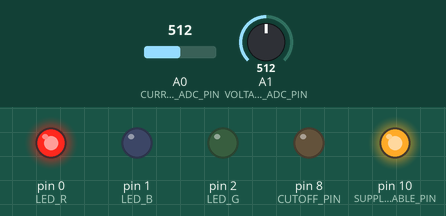
This sketch was run on a simulated Arduino Mega 2560, built with avr-gcc and run on an emulated ATmega2560. Parts: output pins drawn as LEDs (lit = HIGH). Dashed ring = blinking. Inputs (shaded band) come from the test bench; at power-on: A1 (VOLTAGE_ADC_PIN) = 512, A0 (CURRENT_ADC_PIN) = 512.

Above: at 0.2 s.
At 2.3 s:
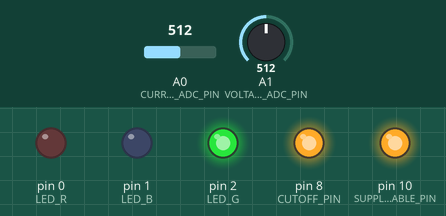
2.4 s: A1 (VOLTAGE_ADC_PIN) set to 482
3.9 s: A1 (VOLTAGE_ADC_PIN) set to 453
At 5.4 s:
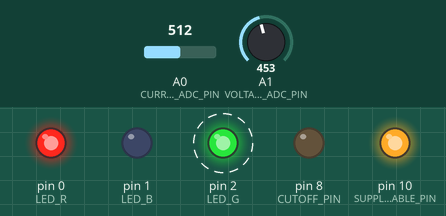
Timing chart, 0 to 12.9 s (numbered marks = the images above; inputs shaded):
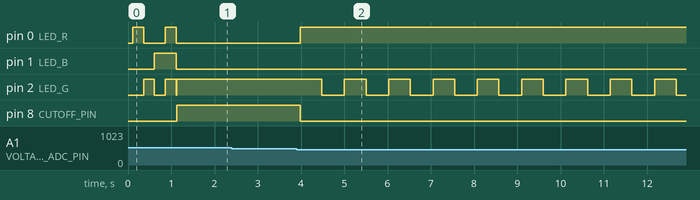

Measured:
- the behaviour switches between 471 and 470 on A1 (VOLTAGE_ADC_PIN) (found by bisection; images 1 and 2)
- after the input at 2.4 s, every drawn part: stays the same
- after the input at 3.9 s, pin 0 (LED_R): LOW → HIGH after 0.08 s; pin 2 (LED_G): alternates HIGH for 0.50 s and LOW for 0.52 s, starting after 0.58 s; pin 8 (CUTOFF_PIN): HIGH → LOW after 0.08 s

The sketch:

Power_Monitoring_Code.ino
```cpp
// (licence header left out)
#include <SoftwareSerial.h>

SoftwareSerial debug(21, 22); //Rx, Tx
#define DEBUG_BAUD 9600
/**** Fault Conditions ****/
#define OVERCURRENT_LIMIT 9.0

#define OVERVOLTAGE_LIMIT 14
#define UNDERVOLTAGE_LIMIT 10
/**** End Fault Conditions ****/

/**** LED Pins ****/
#define LED_R 0
#define LED_G 2
#define LED_B 1
/**** End LED Pins ****/

/**** Cutoff Relay Variables ****/
#define CUTOFF_PIN 8
//Pin state when circuit is open
#define CUTOFF_ENABLE LOW
//Pin state when circuit is closed
#define CUTOFF_DISABLE HIGH
//Current state of the cutoff
bool powerState = false;
/**** End Cutoff Relay Variables ****/

/**** Current Sensing Variables ****/

//TODO: Implement switching of 3.3v power supply after start.
//Controls whether the 3.3v regulator is enabled only when needed.
//This could reduce power usage, but could introduce additional wait times and possible voltage instability.
//#define SUPPLY_3V3_CONTROL
#undef SUPPLY_3V3_CONTROL

//Pin to control 3.3V regulator
#define SUPPLY_3V3_ENABLE_PIN 10
//Control states for 3.3V regulator
#define SUPPLY_3V3_ON HIGH
#define SUPPLY_3V3_OFF LOW

//Pin for current analog input
#define CURRENT_ADC_PIN A0

//Offset, in ADC steps, of the current sensor. Typical is 1.6V,~327 steps
int current_offset = 0;

//Filter strength of the LPF used on the raw current data
#define CURRENT_FILTER_STRENGTH 0.05

//Sensor output voltage is proportional to current
//This is the voltage change per amp of power, in millivolts
#define CURRENT_MV_PER_AMP -132
//ADC steps to volts
#define CURRENT_ADC_TO_VOLTS 5.0 / 1024.0
//ADC steps to amps
#define CURRENT_ADC_TO_AMPS CURRENT_ADC_TO_VOLTS * CURRENT_MV_PER_AMP / 1000.0
/**** End Current Sensing Variables ****/

/**** Voltage Sensing Variables ****/
//Pin for voltage analog input
#define VOLTAGE_ADC_PIN A1
//Voltage range of ADC. Voltage corresponding to a 1023 ADC reading
#define VOLTAGE_ADC_RANGE 22.857

#define VOLTAGE_FILTER_STRENGTH 0.05
/**** End Voltage Sensing Variables ****/

/**** Fault Control ****/
//Max time to stay in fault condition before disconnecting load, in ms.
#define FAULT_TIME_THRESHOLD 50

//Threshold values for voltage and current, in volts and amps respectively.
//Staying above these values for more than the time threshold will cause the load to be disconnected.
#define FAULT_MAX_CURRENT 1 //Max current
#define FAULT_MAX_VOLTAGE 15 //Fully charged voltage is ~12.3v
#define FAULT_MIN_VOLTAGE 10.5 //3.5V / cell with a 3s LiPo

//Millis time that last fault started
long fault_start_time = 0;

//Time to wait before attempting to clear soft trip, in ms
#define FAULT_SOFT_TRIP_COOLDOWN 1000

//Millis time for entering soft cooldown
long fault_cooldown_time = 0;

//Current state of the fault system
#define FAULT_CLEAR 0
#define FAULT_TIME 1
#define FAULT_SOFT_TRIP 2
#define FAULT_HARD_TRIP 3
byte fault_state = FAULT_SOFT_TRIP;


void setup() {
  debug.begin(DEBUG_BAUD);
  debug.println("&Start;");
  initCurrent();
  initVoltage();
  initLED();
  initPower();
}

bool manualControl = false;

void loop() {
  //Poll current and voltage so the filters are kept fresh
  getVoltage();
  getCurrent();

  //Process serial interface
  if(debug.available() > 0){
    if(manualControl){
      processManualControl();
    }else{
      if(debug.read() == 'm'){
        manualControl = true;
        debug.println("&Entering manual control;");
      }
    }
  }

  //If in hard trip state, which can only be cleared by reset
  if (fault_state == FAULT_HARD_TRIP) {
    //Blink error message
    showLED(1, 1, 0);
    delay(500);
    showLED(1, 0, 0);
    delay(500);
    debug.println("&Reset to clear trip;");
    return; //Don't continue to loop, there's nothing to do
  }
  bool currentTrip = getCurrent() > FAULT_MAX_CURRENT;
  bool overVoltageTrip = getVoltage() > FAULT_MAX_VOLTAGE;
  bool underVoltageTrip = getVoltage() < FAULT_MIN_VOLTAGE;

  //If any of the indicators is tripped
  if (currentTrip || overVoltageTrip || underVoltageTrip) {
    if (fault_state == FAULT_CLEAR) {
      //If no existing fault, enter the pre-fault stage
      fault_state = FAULT_TIME;
      fault_start_time = millis();
    } else if (fault_state == FAULT_TIME && millis() > fault_start_time + FAULT_TIME_THRESHOLD) {
      //If in pre-fault, shut off load and go to error state.
      //Choose which trip state to go to.
      if (underVoltageTrip) {
        debug.println("&Entering hard trip;");
        //Load will stay permanently off, till hard reset.
        fault_state = FAULT_HARD_TRIP;
      } else { //It's over voltage or over current.
        //Try checking the load later.
        debug.println("&Entering soft trip;");
        fault_state = FAULT_SOFT_TRIP;
        showLED(0, 0, 1);
        fault_cooldown_time = millis();
      }
      disconnectPower();
    }
  } else { //No faults.
    if (fault_state == FAULT_TIME || (fault_state == FAULT_SOFT_TRIP && millis() > fault_cooldown_time + FAULT_SOFT_TRIP_COOLDOWN)) {
      debug.println("&\t\t Clear trip;");
      fault_state = FAULT_CLEAR;
      connectPower();
    }
    if (fault_state == FAULT_CLEAR) {
      //Show green LED
      showLED(0, 1, 0);
    }
  }
}

void processManualControl(){
  char cmd = debug.read();
  if(cmd == 'x'){
    manualControl = false;
    debug.println("&Exit manual;");
  }else if(cmd == 'r'){
    fault_state = FAULT_CLEAR;
  }else if(cmd == 'd'){
    printDebug();
  }else if(cmd == 'o'){
    connectPower();
    debug.println("&Load on;");
  }else if(cmd == 'l'){
    disconnectPower();
    debug.println("&Load off;");
  }
}

void printDebug() {
  float i = getCurrent();
  float v = getVoltage();
  debug.print("$");
  debug.print(powerState);
  debug.print(" ");
  debug.print(i);
  debug.print(" ");
  debug.print(v);
  debug.print(" ");
  printFaultState();
  debug.println(";");
}
/**
 * Convert the fault state to a human readable string and send it to the debug port.
 */
void printFaultState(){
  switch(fault_state){
    case FAULT_CLEAR:
      debug.print("c");
      break;
    case FAULT_TIME:
      debug.print("t");
      break;
    case FAULT_SOFT_TRIP:
      debug.print("s");
      break;
    case FAULT_HARD_TRIP:
      debug.print("h");
      break;
    default:
      debug.print("u");
      break;
  }
}


/**
   Initializes cutoff relay pin and leaves the relay in an open state.
*/
void initPower() {
  pinMode(CUTOFF_PIN, OUTPUT);
  digitalWrite(CUTOFF_PIN, CUTOFF_ENABLE);
}


/**
 * Control of the power cutoff
 */

void connectPower() {
  if (!powerState) {
    digitalWrite(CUTOFF_PIN, CUTOFF_DISABLE);
    powerState = true;
  }
}

void disconnectPower() {
  if (powerState) {
    digitalWrite(CUTOFF_PIN, CUTOFF_ENABLE);
    powerState = false;
  }
}
/**
   Initializes current sensor.
   First, it enables the 3.3V regulator, then it
   sets sense pin to output and calibrates offset.
*/
void initCurrent() {
  //Turn on the 3.3v regulator
  pinMode(SUPPLY_3V3_ENABLE_PIN, OUTPUT);
  digitalWrite(SUPPLY_3V3_ENABLE_PIN, SUPPLY_3V3_ON);
  //Give it 50ms to stablilize
  delay(50);
  //Setup the ADC pin
  pinMode(CURRENT_ADC_PIN, INPUT);
  int offset_calibration = 0;
  //Collect 5 ADC samples
  for (int i = 0; i < 5; i++) {
    offset_calibration += analogRead(CURRENT_ADC_PIN);
    //debug.println(analogRead(CURRENT_ADC_PIN));
    delay(5);
  }
  //Average them and save the value
  current_offset = offset_calibration / 5;
  debug.print("&Current offset: ");
  debug.print(current_offset);
  debug.println(";");
}

/**
   Reads the ADC and returns the current measurement in Amps.
*/
float getCurrent() {
  //Get the raw ADC sample
  int sample = analogRead(CURRENT_ADC_PIN);
  //Filter it
  sample = currentFilter(sample);
  //Convert and return
  //Convert sample to voltage
  float current = sample / 1024.0 * 5.0;
  //Remove offset
  current = current - 1.65;
  //Divide by mv/Amp, to get amps.
  current = current / -0.132;
  return current;
}

float current_running_filter = 0;
int currentFilter(int sample) {
  if (current_running_filter == 0) {
    current_running_filter = sample;
  } else {
    current_running_filter += CURRENT_FILTER_STRENGTH * (sample - current_running_filter);
  }
  return (int) current_running_filter;
}

/**
   Initializes the voltage sensor pin
*/
void initVoltage() {
  analogReference(DEFAULT);
  pinMode(VOLTAGE_ADC_PIN, INPUT);
}

/**
   Reads the ADC and returns the voltage measurement in Volts.
*/
float getVoltage() {
  int sample = analogRead(VOLTAGE_ADC_PIN);
  sample = voltageFilter(sample);
  return (float) sample / 1024.0 * VOLTAGE_ADC_RANGE;
}

float voltage_running_filter = 0;
int voltageFilter(int sample) {
  if (voltage_running_filter == 0) {
    voltage_running_filter = sample;
  } else {
    voltage_running_filter += VOLTAGE_FILTER_STRENGTH * (sample - voltage_running_filter);
  }
  return (int) voltage_running_filter;
}
/**
   Initializes the LED pins and blinks the startup sequence.
*/
void initLED() {
  pinMode(LED_R, OUTPUT);
  pinMode(LED_G, OUTPUT);
  pinMode(LED_B, OUTPUT);
  showLED(1, 0, 0);
  delay(250);
  showLED(0, 1, 0);
  delay(250);
  showLED(0, 0, 1);
  delay(250);
  showLED(1, 1, 1);
  delay(250);
  showLED(0, 0, 0);
}

/**
   Sets the LED on/off status. Values are either 1 (HIGH), or 0 (LOW)
*/
void showLED(byte r, byte g, byte b) {
  digitalWrite(LED_R, r);
  digitalWrite(LED_G, g);
  digitalWrite(LED_B, b);
}
```
